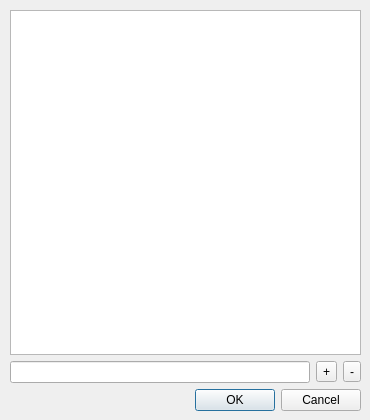
<?xml version="1.0" encoding="UTF-8"?>
<ui version="4.0">
 <class>fenTachesPrecedentes</class>
 <widget class="QWidget" name="fenTachesPrecedentes">
  <property name="geometry">
   <rect>
    <x>0</x>
    <y>0</y>
    <width>370</width>
    <height>420</height>
   </rect>
  </property>
  <property name="windowTitle">
   <string>Form</string>
  </property>
  <widget class="QWidget" name="verticalLayoutWidget">
   <property name="geometry">
    <rect>
     <x>10</x>
     <y>10</y>
     <width>351</width>
     <height>401</height>
    </rect>
   </property>
   <layout class="QVBoxLayout" name="verticalLayout">
    <item>
     <widget class="QListWidget" name="listWidget"/>
    </item>
    <item>
     <layout class="QHBoxLayout" name="horizontalLayout">
      <item>
       <widget class="QLineEdit" name="lineEdit"/>
      </item>
      <item>
       <widget class="QToolButton" name="toolButton">
        <property name="text">
         <string>+</string>
        </property>
       </widget>
      </item>
      <item>
       <widget class="QToolButton" name="toolButton_2">
        <property name="text">
         <string>-</string>
        </property>
       </widget>
      </item>
     </layout>
    </item>
    <item>
     <widget class="QDialogButtonBox" name="buttonBox">
      <property name="standardButtons">
       <set>QDialogButtonBox::Cancel|QDialogButtonBox::Ok</set>
      </property>
     </widget>
    </item>
   </layout>
  </widget>
 </widget>
 <resources/>
 <connections/>
</ui>
